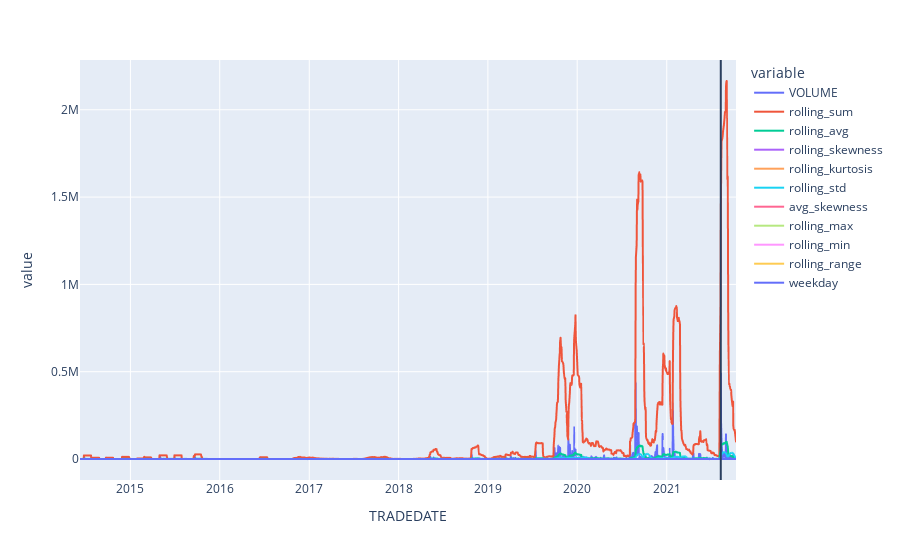

This figure's notebook cell:
### Code cell
fig = px.line(sec_df)
for news in n_list:
    fig.add_vline(x = news)
fig.show()

### Figure 1 — Plotly figure (JSON) as saved in the notebook; plotly's stock layout.template omitted (floating-point values rounded to 4 significant figures; data arrays with more than 128 entries replaced by an {"elided": "..."} marker saying what was removed)
{"data": [{"hovertemplate": "variable=VOLUME<br>TRADEDATE=%{x}<br>value=%{y}<extra></extra>", "legendgroup": "VOLUME", "line": {"color": "#636efa", "dash": "solid"}, "marker": {"symbol": "circle"}, "mode": "lines", "name": "VOLUME", "showlegend": true, "type": "scattergl", "x": {"elided": "1852 str values"}, "xaxis": "x", "y": {"elided": "1852 int values"}, "yaxis": "y"}, {"hovertemplate": "variable=rolling_sum<br>TRADEDATE=%{x}<br>value=%{y}<extra></extra>", "legendgroup": "rolling_sum", "line": {"color": "#EF553B", "dash": "solid"}, "marker": {"symbol": "circle"}, "mode": "lines", "name": "rolling_sum", "showlegend": true, "type": "scattergl", "x": {"elided": "1852 str values"}, "xaxis": "x", "y": {"elided": "1852 int values"}, "yaxis": "y"}, {"hovertemplate": "variable=rolling_avg<br>TRADEDATE=%{x}<br>value=%{y}<extra></extra>", "legendgroup": "rolling_avg", "line": {"color": "#00cc96", "dash": "solid"}, "marker": {"symbol": "circle"}, "mode": "lines", "name": "rolling_avg", "showlegend": true, "type": "scattergl", "x": {"elided": "1852 str values"}, "xaxis": "x", "y": {"elided": "1852 float values"}, "yaxis": "y"}, {"hovertemplate": "variable=rolling_skewness<br>TRADEDATE=%{x}<br>value=%{y}<extra></extra>", "legendgroup": "rolling_skewness", "line": {"color": "#ab63fa", "dash": "solid"}, "marker": {"symbol": "circle"}, "mode": "lines", "name": "rolling_skewness", "showlegend": true, "type": "scattergl", "x": {"elided": "1852 str values"}, "xaxis": "x", "y": {"elided": "1852 float values"}, "yaxis": "y"}, {"hovertemplate": "variable=rolling_kurtosis<br>TRADEDATE=%{x}<br>value=%{y}<extra></extra>", "legendgroup": "rolling_kurtosis", "line": {"color": "#FFA15A", "dash": "solid"}, "marker": {"symbol": "circle"}, "mode": "lines", "name": "rolling_kurtosis", "showlegend": true, "type": "scattergl", "x": {"elided": "1852 str values"}, "xaxis": "x", "y": {"elided": "1852 float values"}, "yaxis": "y"}, {"hovertemplate": "variable=rolling_std<br>TRADEDATE=%{x}<br>value=%{y}<extra></extra>", "legendgroup": "rolling_std", "line": {"color": "#19d3f3", "dash": "solid"}, "marker": {"symbol": "circle"}, "mode": "lines", "name": "rolling_std", "showlegend": true, "type": "scattergl", "x": {"elided": "1852 str values"}, "xaxis": "x", "y": {"elided": "1852 float values"}, "yaxis": "y"}, {"hovertemplate": "variable=avg_skewness<br>TRADEDATE=%{x}<br>value=%{y}<extra></extra>", "legendgroup": "avg_skewness", "line": {"color": "#FF6692", "dash": "solid"}, "marker": {"symbol": "circle"}, "mode": "lines", "name": "avg_skewness", "showlegend": true, "type": "scattergl", "x": {"elided": "1852 str values"}, "xaxis": "x", "y": {"elided": "1852 float values"}, "yaxis": "y"}, {"hovertemplate": "variable=rolling_max<br>TRADEDATE=%{x}<br>value=%{y}<extra></extra>", "legendgroup": "rolling_max", "line": {"color": "#B6E880", "dash": "solid"}, "marker": {"symbol": "circle"}, "mode": "lines", "name": "rolling_max", "showlegend": true, "type": "scattergl", "x": {"elided": "1852 str values"}, "xaxis": "x", "y": {"elided": "1852 float values"}, "yaxis": "y"}, {"hovertemplate": "variable=rolling_min<br>TRADEDATE=%{x}<br>value=%{y}<extra></extra>", "legendgroup": "rolling_min", "line": {"color": "#FF97FF", "dash": "solid"}, "marker": {"symbol": "circle"}, "mode": "lines", "name": "rolling_min", "showlegend": true, "type": "scattergl", "x": {"elided": "1852 str values"}, "xaxis": "x", "y": {"elided": "1852 float values"}, "yaxis": "y"}, {"hovertemplate": "variable=rolling_range<br>TRADEDATE=%{x}<br>value=%{y}<extra></extra>", "legendgroup": "rolling_range", "line": {"color": "#FECB52", "dash": "solid"}, "marker": {"symbol": "circle"}, "mode": "lines", "name": "rolling_range", "showlegend": true, "type": "scattergl", "x": {"elided": "1852 str values"}, "xaxis": "x", "y": {"elided": "1852 float values"}, "yaxis": "y"}, {"hovertemplate": "variable=weekday<br>TRADEDATE=%{x}<br>value=%{y}<extra></extra>", "legendgroup": "weekday", "line": {"color": "#636efa", "dash": "solid"}, "marker": {"symbol": "circle"}, "mode": "lines", "name": "weekday", "showlegend": true, "type": "scattergl", "x": {"elided": "1852 str values"}, "xaxis": "x", "y": {"elided": "1852 int values"}, "yaxis": "y"}], "layout": {"legend": {"title": {"text": "variable"}, "tracegroupgap": 0}, "margin": {"t": 60}, "shapes": [{"type": "line", "x0": "2021-08-09T19:19:00", "x1": "2021-08-09T19:19:00", "xref": "x", "y0": 0, "y1": 1, "yref": "y domain"}], "xaxis": {"anchor": "y", "domain": [0, 1], "title": {"text": "TRADEDATE"}}, "yaxis": {"anchor": "x", "domain": [0, 1], "title": {"text": "value"}}}}
